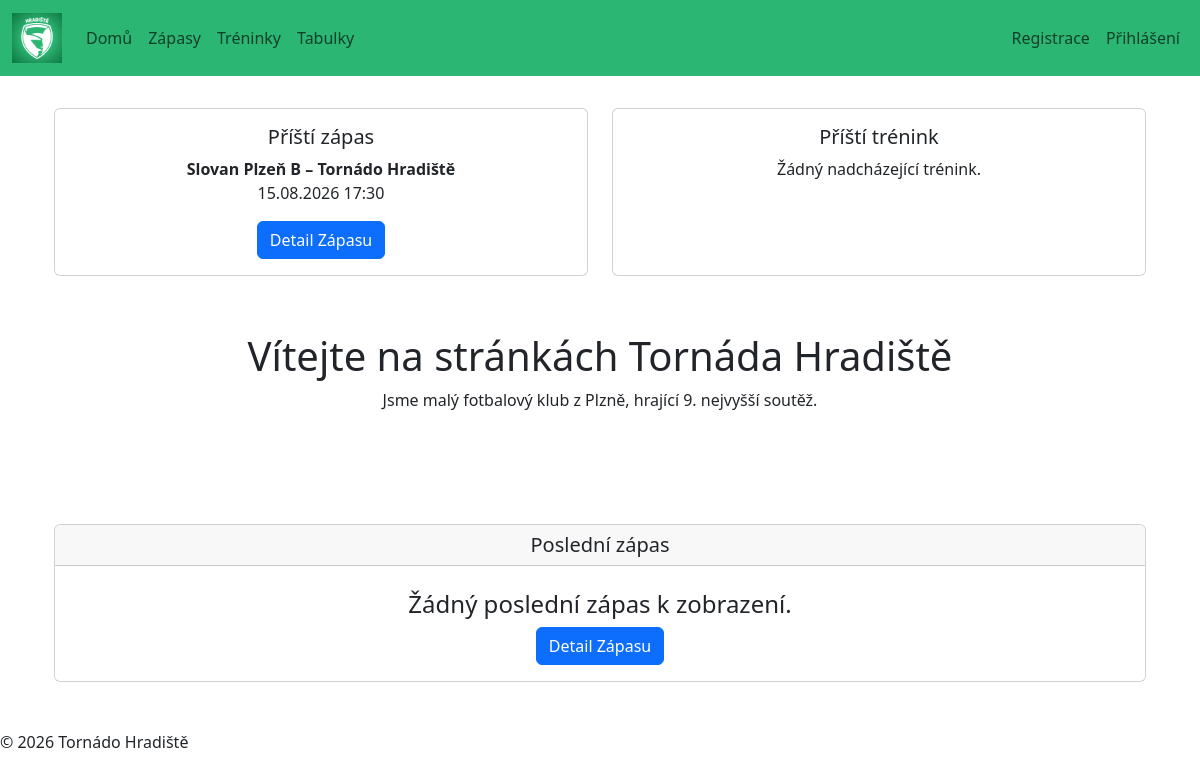
/, run on an earlier commit of the app's database.
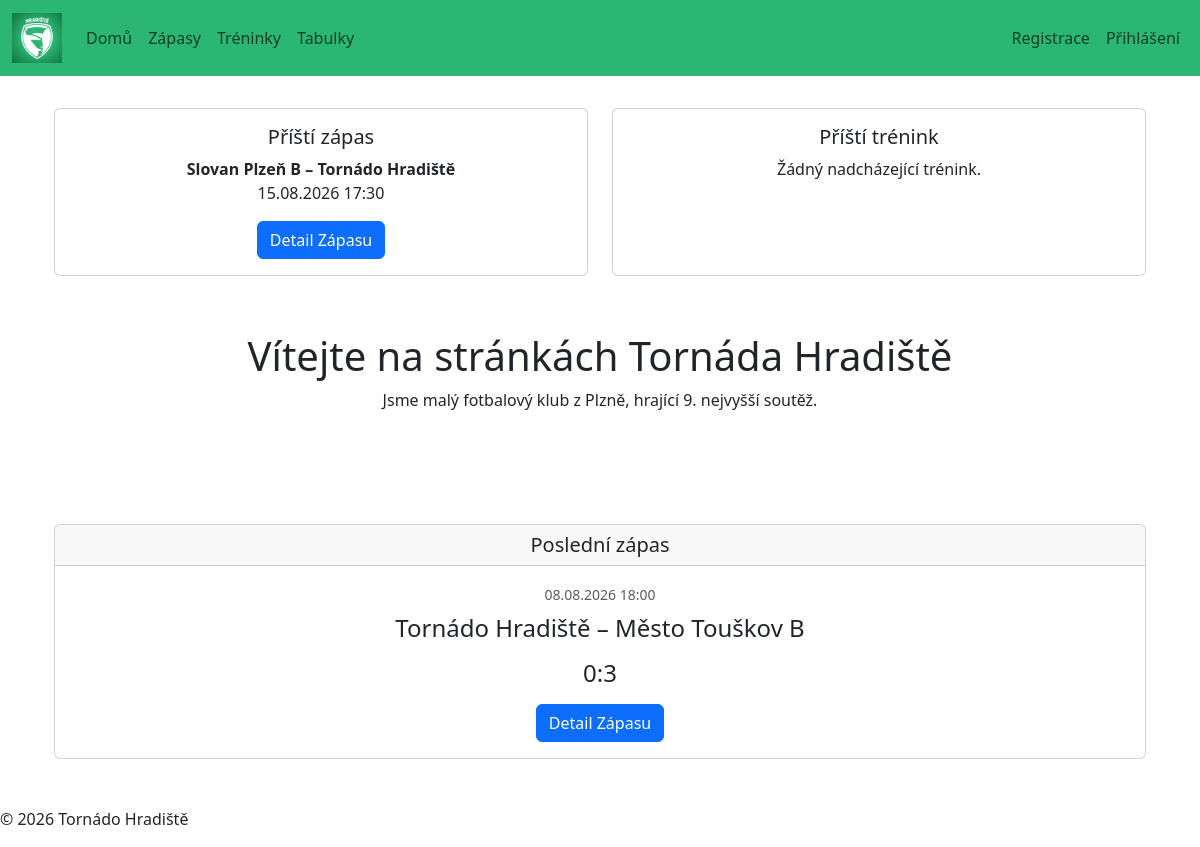
And on a later commit of the database.
### matches/models.py (models this page shows, shortened)
class Match(models.Model):
    match_date = models.DateTimeField()
    opponent = models.CharField(max_length=100)
    is_home = models.BooleanField()
    location = models.CharField(max_length=100)
    goals_for = models.PositiveIntegerField(null=True, blank=True)
    goals_against = models.PositiveIntegerField(null=True, blank=True)

### pages/views.py (the view)
# urls.py: path('', views.homepage, name='home')
def homepage(request):
    next_match = Match.objects.filter(match_date__gte=timezone.now()).order_by('match_date').first()
    last_match = Match.objects.filter(match_date__lt=timezone.now()).order_by('-match_date').first()
    next_training = Training.objects.filter(training_date__gte=timezone.now()).order_by('training_date').first()
    return render(request, 'pages/home.html', {'next_match': next_match, 'last_match': last_match, 'next_training': next_training})

### pages/templates/pages/home.html (shortened to what this page needs)
{% extends 'base.html' %}
{% block content %}
<section class="py-2">
  <div class="row align-items-stretch">
    <div class="col-md-6 d-flex">
      <div class="card w-100">
        <div class="card-body">
          <h5 class="card-title">Příští zápas</h5>
          <p class="card-text">
            {% if next_match %}
              {% if next_match.is_home %}
                <strong>Tornádo Hradiště – {{ next_match.opponent }}</strong>
              {% else %}
                <strong>{{ next_match.opponent }} – Tornádo Hradiště</strong>
              {% endif %}
              <br>
              {{ next_match.match_date|date:"d.m.Y H:i" }}
            {% else %}
              Žádný nadcházející zápas.
            {% endif %}
          </p>
          <a href="{% url 'match_detail' next_match.pk %}" class="btn btn-primary">Detail Zápasu</a>
        </div>
      </div>
    </div>
    <div class="col-md-6 d-flex">
      <div class="card w-100">
        <div class="card-body">
          <h5 class="card-title">Příští trénink</h5>
          <p class="card-text">
            {% if next_training %}
              {{ next_training.training_date|date:"d.m.Y" }}
              {{ next_training.start_time|time:"H:i" }}
              – {{ next_training.location }}
              <br>
              <a href="{% url 'training_detail' next_training.pk %}" class="btn btn-primary">Nahlaš se</a>
            {% else %}
              Žádný nadcházející trénink.
            {% endif %}
          </p>
        </div>
      </div>
    </div>
  </div>
</section>
<section class="py-5">
  <h1>Vítejte na stránkách Tornáda Hradiště</h1>
  <p>Jsme malý fotbalový klub z Plzně, hrající 9. nejvyšší soutěž.</p>
</section>
<section class="py-5">
      <div class="card">
  <h5 class="card-header">Poslední zápas</h5>
  <div class="card-body">
    <small class="text-muted my-3">{{ last_match.match_date|date:"d.m.Y H:i" }}</small>
    <h4 class="card-title my-2">
      {% if last_match %}
        {% if last_match.is_home %}
          Tornádo Hradiště – {{ last_match.opponent }}
        {% else %}
          {{ last_match.opponent }} – Tornádo Hradiště
        {% endif %}
        <br>
        {% if last_match.goals_for is not None %}
        <h4 class="my-3">
          {{ last_match.goals_for }}:{{ last_match.goals_against }}
        </h4>
        {% else %}
          Výsledek zatím není k dispozici.
        {% endif %}
      {% else %}
        Žádný poslední zápas k zobrazení.
      {% endif %}
      </h4>
      <a href="{% url 'match_detail' last_match.pk %}" class="btn btn-primary">Detail Zápasu</a>
    </div>
    </div>
    </section>
{% endblock %}

What changed in the data, as far as the page shows it:
added Match: match_date "08.08.2026 18:00", opponent "Město Touškov B", goals_for "0", goals_against "3"
Also different on the page:
text no longer shown: "Žádný poslední zápas k zobrazení."
text now shown: "Tornádo Hradiště – :"
